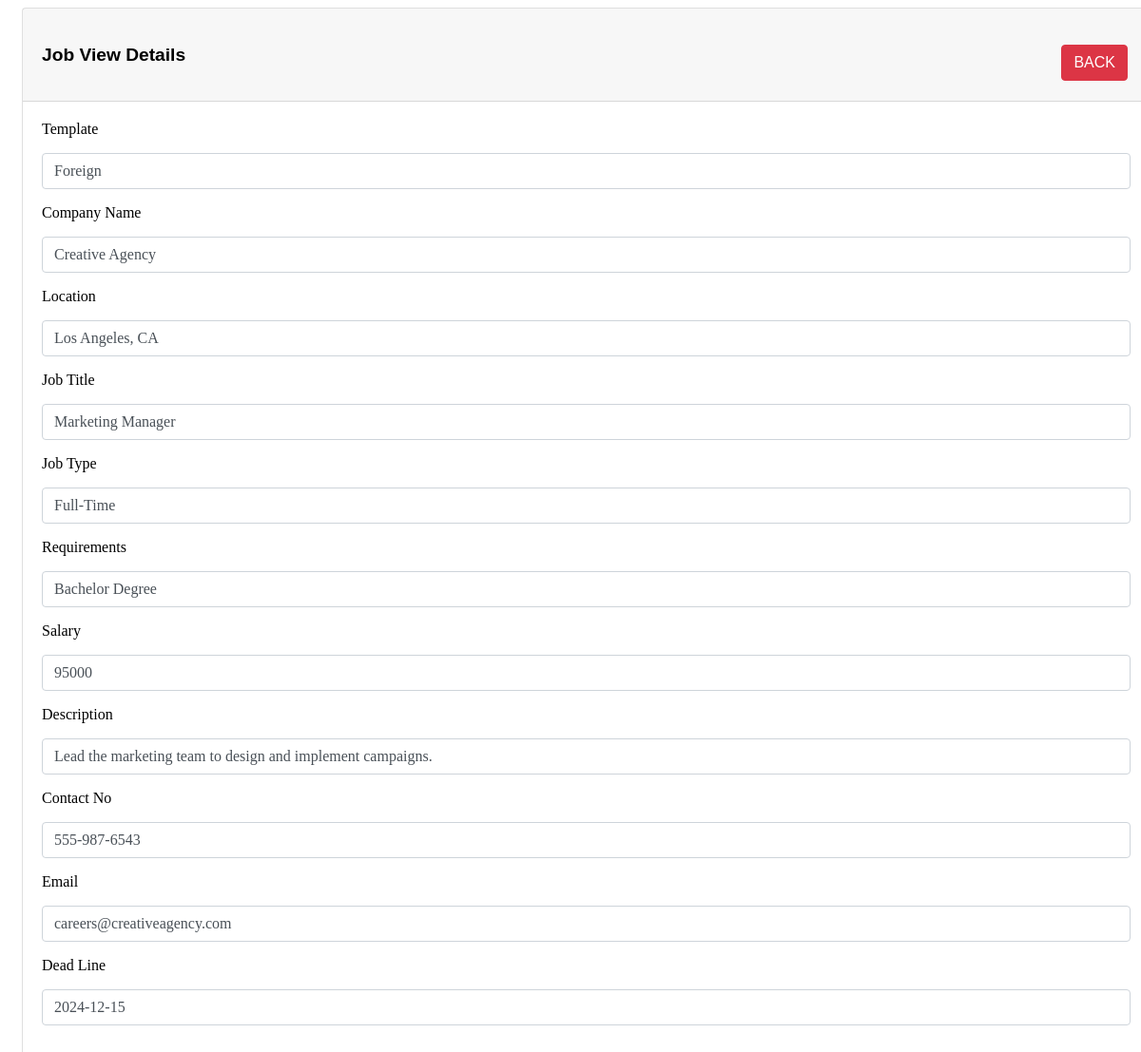
Page /view_job.php?id=2 on the committed database.
### tables this page shows
CREATE TABLE `jobs` (
  `id` int(11) NOT NULL,
  `Template` enum('Local','Foreign','Online') NOT NULL,
  `company_name` varchar(255) NOT NULL,
  `location` varchar(255) NOT NULL,
  `job_title` varchar(255) NOT NULL,
  `job_type` varchar(255) NOT NULL,
  `requirements` varchar(255) NOT NULL,
  `salary` varchar(100) NOT NULL,
  `description` text NOT NULL,
  `contact_no` varchar(20) NOT NULL,
  `email` varchar(255) NOT NULL,
  `deadline` date NOT NULL
);

### view_job.php (the view, shortened to what this page needs)
<?php
require 'config.php';
?>
<!doctype html>
<html lang="en">
  <head>
    <link href="CSS/view_job.css" rel="stylesheet">
</head>
<body>
    <div class="container mt-5">
        <div class="row">
            <div class="col-md-12">
                <div class="card">
                    <div class="card-header">
                        <h4>Job View Details
                            <a id="txx" href="manage_job_posts.php" class="btn btn-danger float-end">BACK</a>
                        </h4>
                    </div>
                    <div class="card-body">
                        <?php
                        if(isset($_GET['id']))
                        {
                            $job_id = mysqli_real_escape_string($con, $_GET['id']);
                            $query = "SELECT * FROM jobs WHERE id='$job_id' ";
                            $query_run = mysqli_query($con, $query);
                            if(mysqli_num_rows($query_run) > 0)
                            {
                                $job = mysqli_fetch_array($query_run);
                                ?>
                                    <div class="mb-3">
                                        <label>Template</label>
                                        <p class="form-control">
                                            <?=$job['Template'];?>
                                        </p>
                                    </div>
                                    <div class="mb-3">
                                        <label>Company Name</label>
                                        <p class="form-control">
                                            <?=$job['company_name'];?>
                                        </p>
                                    </div>
                                    <div class="mb-3">
                                        <label>Location</label>
                                        <p class="form-control">
                                            <?=$job['location'];?>
                                        </p>
                                    </div>
                                    <div class="mb-3">
                                        <label>Job Title</label>
                                        <p class="form-control">
                                            <?=$job['job_title'];?>
                                        </p>
                                    </div>
                                    <div class="mb-3">
                                        <label>Job Type</label>
                                        <p class="form-control">
                                            <?=$job['job_type'];?>
                                        </p>
                                    </div>
                                    <div class="mb-3">
                                        <label>Requirements</label>
                                        <p class="form-control">
                                            <?=$job['requirements'];?>
                                        </p>
                                    </div>
                                    <div class="mb-3">
                                        <label>Salary</label>
                                        <p class="form-control">
                                            <?=$job['salary'];?>
                                        </p>
                                    </div>
                                    <div class="mb-3">
                                        <label>Description</label>
                                        <p class="form-control">
                                            <?=$job['description'];?>
                                        </p>
                                    </div>
                                    <div class="mb-3">
                                        <label>Contact No</label>
                                        <p class="form-control">
                                            <?=$job['contact_no'];?>
                                        </p>
                                    </div>
                                    <div class="mb-3">
                                        <label>Email</label>
                                        <p class="form-control">
                                            <?=$job['email'];?>
                                        </p>
                                    </div>
                                    <div class="mb-3">
                                        <label>Dead Line</label>
                                        <p class="form-control">
                                            <?=$job['deadline'];?>
                                        </p>
                                    </div>
                                <?php
                            }
                            else
                            {
                                echo "<h4>No Such Id Found</h4>";
                            }
                        }
                        ?>
                    </div>
                </div>
            </div>
        </div>
    </div>
</body>
</html>

### CSS/view_job.css (style rules this page uses)
.container { width: 100%; padding-right: 15px; padding-left: 15px; margin-right: auto; margin-left: auto; }
.card { position: relative; display: flex; flex-direction: column; min-width: 0; word-wrap: break-word; background-color: #fff; background-clip: border-box; border: 1px solid rgba(0, 0, 0, 0.125); border-radius: 0.25rem; }
.card-header { padding: 0.75rem 1.25rem; margin-bottom: 0; background-color: rgba(0, 0, 0, 0.03); border-bottom: 1px solid rgba(0, 0, 0, 0.125); font-family: Arial, Helvetica, sans-serif; font-size: larger; }
.card-body { flex: 1 1 auto; padding: 1.25rem; }
.btn { display: inline-block; font-weight: 400; color: #212529; text-align: center; vertical-align: middle; user-select: none; background-color: transparent; border: 1px solid transparent; padding: 0.375rem 0.75rem; font-size: 1rem; line-height: 1.5; border-radius: 0.25rem; transition: color 0.15s ease-in-out, background-color 0.15s ease-in-out, border-color 0.15s ease-in-out, box-shadow 0.15s ease-in-out; }
.btn-danger { color: #fff; background-color: #dc3545; border-color: #dc3545; }
.float-end { float: right !important; }
.mb-3 { margin-bottom: 1rem !important; }
.form-control { display: block; width: 98%; padding: 0.375rem 0.75rem; font-size: 1rem; font-weight: 400; line-height: 1.5; color: #495057; background-color: #fff; background-clip: padding-box; border: 1px solid #ced4da; border-radius: 0.25rem; transition: border-color 0.15s ease-in-out, box-shadow 0.15s ease-in-out; }
#txx { text-decoration: none; }

### rows in the picture
jobs: Template "Foreign", company_name "Creative Agency", location "Los Angeles, CA", job_title "Marketing Manager", job_type "Full-Time", requirements "Bachelor Degree", salary "95000", description "Lead the marketing team to design and implement campaigns.", contact_no "555-987-6543", email "careers@creativeagency.com", deadline "2024-12-15"
